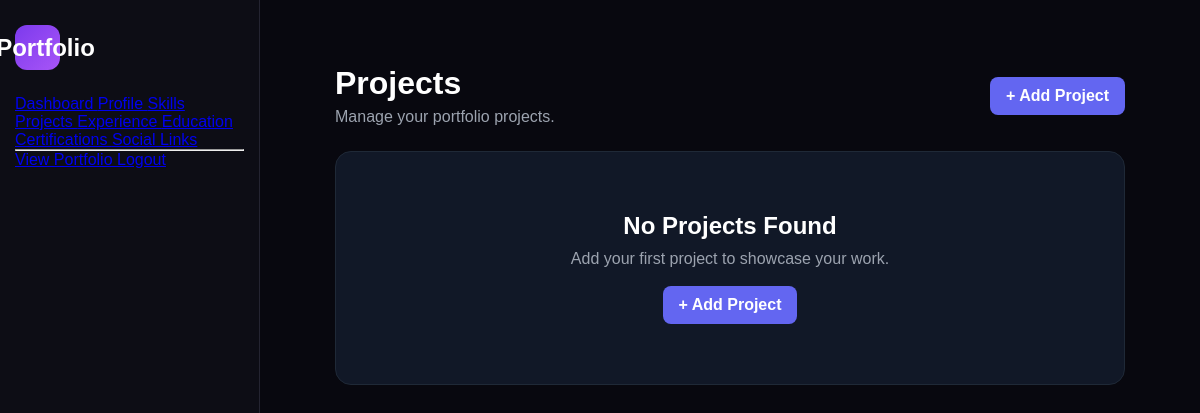
Before: /dashboard/projects/ (signed in) with the older database file.
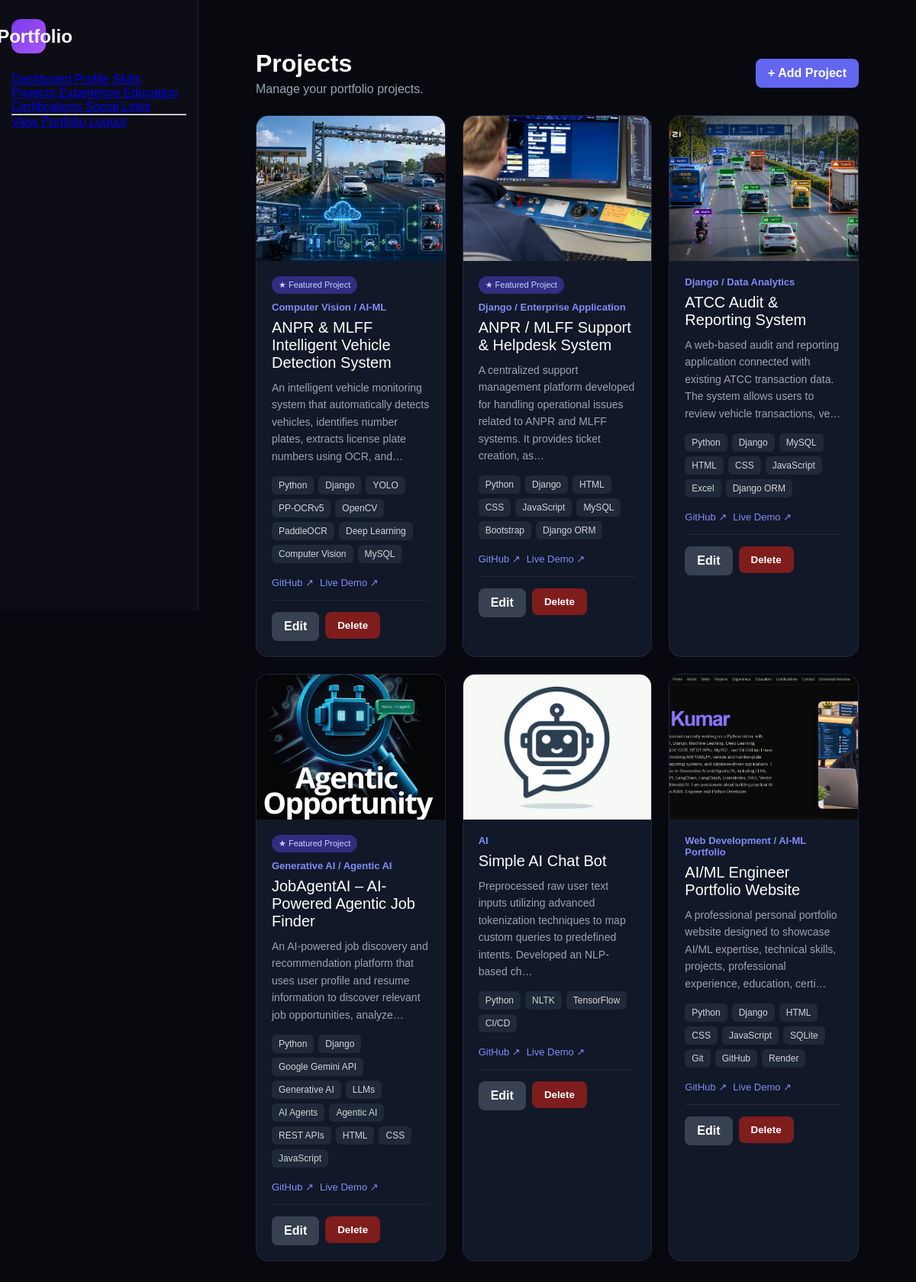
After: the same page with the newer database file.
### portfolio/models.py (models this page shows, shortened)
class Project(models.Model):
    title = models.CharField(max_length=200)
    category = models.CharField(
        max_length=100
    )
    description = models.TextField()
    image = models.ImageField(
        upload_to="projects/",
        blank=True,
        null=True
    )
    technologies = models.CharField(
        max_length=500,
        help_text="Example: Python, YOLO, OpenCV, Django"
    )
    github_url = models.URLField(
        blank=True
    )
    live_url = models.URLField(
        blank=True
    )
    featured = models.BooleanField(
        default=False
    )
    order = models.PositiveIntegerField(
        default=0
    )
    created_at = models.DateTimeField(
        auto_now_add=True
    )
    updated_at = models.DateTimeField(
        auto_now=True
    )

### portfolio/views.py (the view)
@staff_member_required
def project_list(request):
    projects = Project.objects.all().order_by("order")
    return render(
        request,
        "portfolio/dashboard/project_list.html",
        {
            "projects": projects
        }
    )

### portfolio/templatetags/portfolio_tags.py (called while the page is built)
@register.filter
def split_by_comma(value):
    if not value:
        return []
    return [item.strip() for item in value.split(",") if item.strip()]

### templates/portfolio/dashboard/project_list.html (shortened to what this page needs)
{% load static %}
{% load portfolio_tags %}
<!DOCTYPE html>
<html lang="en">
<head>
    <link rel="stylesheet"
          href="{% static 'css/dashboard.css' %}">
</head>
<body>
<aside class="sidebar">
    <div class="sidebar-logo">
        <h2>Portfolio</h2>
    </div>
    <nav class="sidebar-nav">
        <a href="{% url 'dashboard' %}">
        </a>
        <a href="{% url 'profile_edit' %}">
        </a>
        <a href="{% url 'skill_list' %}">
        </a>
        <a href="{% url 'project_list' %}"
           class="active">
        </a>
        <a href="{% url 'experience_list' %}">
        </a>
        <a href="{% url 'education_list' %}">
        </a>
        <a href="{% url 'certification_list' %}">
        </a>
        <a href="{% url 'social_list' %}">
        </a>
        <hr>
        <a href="{% url 'home' %}"
           target="_blank">
        </a>
        <a href="{% url 'dashboard_logout' %}">
        </a>
    </nav>
</aside>
<main class="dashboard-main">
    <div class="page-content">
        <div class="page-header">
            <div>
                <h1>
                    Projects
                </h1>
                <p>
                    Manage your portfolio projects.
                </p>
            </div>
            <a href="{% url 'project_create' %}"
               class="btn btn-primary">
                + Add Project
            </a>
        </div>
        {% if projects %}
            <div class="projects-grid">
                {% for project in projects %}
                    <div class="project-card">
                        {% if project.image %}
                            <img
                                src="{{ project.image.url }}"
                                alt="{{ project.title }}"
                                class="project-image"
                            >
                        {% else %}
                            <div class="project-placeholder">
                                AI
                            </div>
                        {% endif %}
                        <div class="project-body">
                            {% if project.featured %}
                                <div class="featured-badge">
                                    ★ Featured Project
                                </div>
                            {% endif %}
                            <div class="project-category">
                                {{ project.category }}
                            </div>
                            <div class="project-title">
                                {{ project.title }}
                            </div>
                            <div class="project-description">
                                {{ project.description|truncatechars:150 }}
                            </div>
                            {% if project.technologies %}
                                <div class="technologies">
                                    {% for tech in project.technologies|split_by_comma %}
                                        <span class="tech-tag">
                                            {{ tech }}
                                        </span>
                                    {% endfor %}
                                </div>
                            {% endif %}
                            <div class="project-links">
                                {% if project.github_url %}
                                    <a href="{{ project.github_url }}"
                                       target="_blank"
                                       class="project-link">
                                        GitHub ↗
                                    </a>
                                {% endif %}
                                {% if project.live_url %}
                                    <a href="{{ project.live_url }}"
                                       target="_blank"
                                       class="project-link">
                                        Live Demo ↗
                                    </a>
                                {% endif %}
                            </div>
                            <div class="project-actions">
                                <a href="{% url 'project_edit' project.pk %}"
                                   class="btn btn-edit">
                                    Edit
                                </a>
                                <form method="POST"
                                      action="{% url 'project_delete' project.pk %}"
                                      onsubmit="return confirm('Are you sure you want to delete this project?');">
                                    <button type="submit"
                                            class="btn btn-delete">
                                        Delete
                                    </button>
                                </form>
                            </div>
                        </div>
                    </div>
                {% endfor %}
            </div>
        {% else %}
            <div class="empty-state">
                <h2>
                    No Projects Found
                </h2>
                <p>
                    Add your first project to showcase your work.
                </p>
                <br>
                <a href="{% url 'project_create' %}"
                   class="btn btn-primary">
                    + Add Project
                </a>
            </div>
        {% endif %}
    </div>
</main>
</body>
</html>

### static/css/dashboard.css (style rules this page uses)
* { margin: 0; padding: 0; box-sizing: border-box; }
body { font-family: Arial, Helvetica, sans-serif; background: #08080f; color: #ffffff; }
.sidebar { width: 260px; min-height: 100vh; position: fixed; left: 0; top: 0; background: #0d0d15; border-right: 1px solid #242431; padding: 25px 15px; }
.sidebar-logo { width: 45px; height: 45px; display: flex; align-items: center; justify-content: center; border-radius: 12px; background: linear-gradient( 135deg, #7c3aed, #a855f7 ); font-weight: 800; }
.sidebar-nav { margin-top: 25px; }
.dashboard-main { width: calc(100% - 260px); margin-left: 260px; padding: 35px 45px; }

### templates/portfolio/dashboard/project_list.html (style rules this page uses)
.page-content { padding: 30px; }
.page-header { display: flex; justify-content: space-between; align-items: center; margin-bottom: 25px; }
.page-header h1 { margin: 0; }
.page-header p { color: #9ca3af; margin-top: 6px; }
.btn { display: inline-block; padding: 10px 16px; border-radius: 8px; border: none; text-decoration: none; cursor: pointer; font-weight: 600; }
.btn-primary { background: #6366f1; color: white; }
.btn-edit { background: #374151; color: white; }
.btn-delete { background: #7f1d1d; color: white; }
.projects-grid { display: grid; grid-template-columns: repeat(3, 1fr); gap: 22px; }
.project-card { background: #111827; border: 1px solid #1f2937; border-radius: 16px; overflow: hidden; }
.project-image { width: 100%; height: 190px; object-fit: cover; display: block; }
.project-body { padding: 20px; }
.project-category { color: #818cf8; font-size: 13px; font-weight: 600; margin-bottom: 8px; }
.project-title { font-size: 20px; margin-bottom: 10px; color: #ffffff; }
.project-description { color: #9ca3af; line-height: 1.6; font-size: 14px; margin-bottom: 15px; }
.technologies { display: flex; flex-wrap: wrap; gap: 6px; margin-bottom: 18px; }
.tech-tag { background: #1f2937; color: #d1d5db; padding: 5px 9px; border-radius: 6px; font-size: 12px; }
.featured-badge { display: inline-block; background: #312e81; color: #c7d2fe; padding: 5px 9px; border-radius: 20px; font-size: 11px; margin-bottom: 10px; }
.project-links { display: flex; gap: 8px; margin-bottom: 15px; flex-wrap: wrap; }
.project-link { color: #818cf8; text-decoration: none; font-size: 13px; }
.project-actions { display: flex; gap: 8px; border-top: 1px solid #1f2937; padding-top: 15px; }
.project-actions form { margin: 0; }

Changed rows visible on the page:
added Project: image (picture), featured "★ Featured Project", category "Computer Vision / AI-ML", title "ANPR & MLFF Intelligent Vehicle Detection System", description "An intelligent vehicle monitoring system that automatically detects vehicles, identifies number plates, extracts license plate numbers using OCR, and…", technologies "Python" "Django" "YOLO" "PP-OCRv5" "OpenCV" "PaddleOCR" "Deep Learning" "Computer Vision" "MySQL"
added Project: image (picture), featured "★ Featured Project", category "Django / Enterprise Application", title "ANPR / MLFF Support & Helpdesk System", description "A centralized support management platform developed for handling operational issues related to ANPR and MLFF systems. It provides ticket creation, as…", technologies "Python" "Django" "HTML" "CSS" "JavaScript" "MySQL" "Bootstrap" "Django ORM"
added Project: image (picture), category "Django / Data Analytics", title "ATCC Audit & Reporting System", description "A web-based audit and reporting application connected with existing ATCC transaction data. The system allows users to review vehicle transactions, ve…", technologies "Python" "Django" "MySQL" "HTML" "CSS" "JavaScript" "Excel" "Django ORM"
added Project: image (picture), featured "★ Featured Project", category "Generative AI / Agentic AI", title "JobAgentAI – AI-Powered Agentic Job Finder", description "An AI-powered job discovery and recommendation platform that uses user profile and resume information to discover relevant job opportunities, analyze…", technologies "Python" "Django" "Google Gemini API" "Generative AI" "LLMs" "AI Agents" "Agentic AI" "REST APIs" "HTML" "CSS" "JavaScript"
added Project: image (picture), category "AI", title "Simple AI Chat Bot", description "Preprocessed raw user text inputs utilizing advanced tokenization techniques to map custom queries to predefined intents. Developed an NLP-based ch…", technologies "Python" "NLTK" "TensorFlow" "CI/CD"
added Project: image (picture), category "Web Development / AI-ML Portfolio", title "AI/ML Engineer Portfolio Website", description "A professional personal portfolio website designed to showcase AI/ML expertise, technical skills, projects, professional experience, education, certi…", technologies "Python" "Django" "HTML" "CSS" "JavaScript" "SQLite" "Git" "GitHub" "Render"
Other visible differences:
text no longer shown: "No Projects Found Add your first project to showcase your work. + Add Project"
